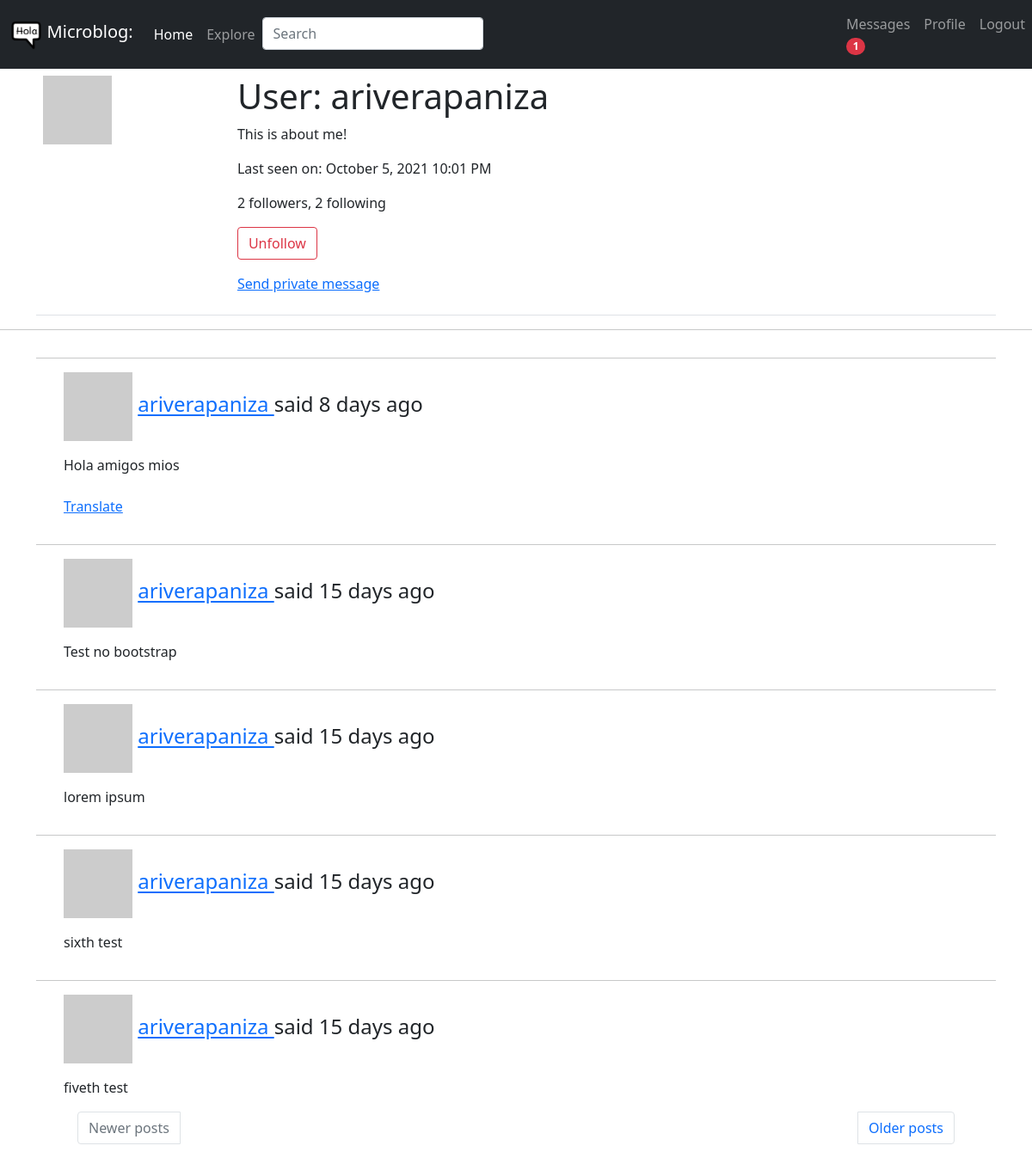
Before: /user/ariverapaniza (signed in) with the older database file.
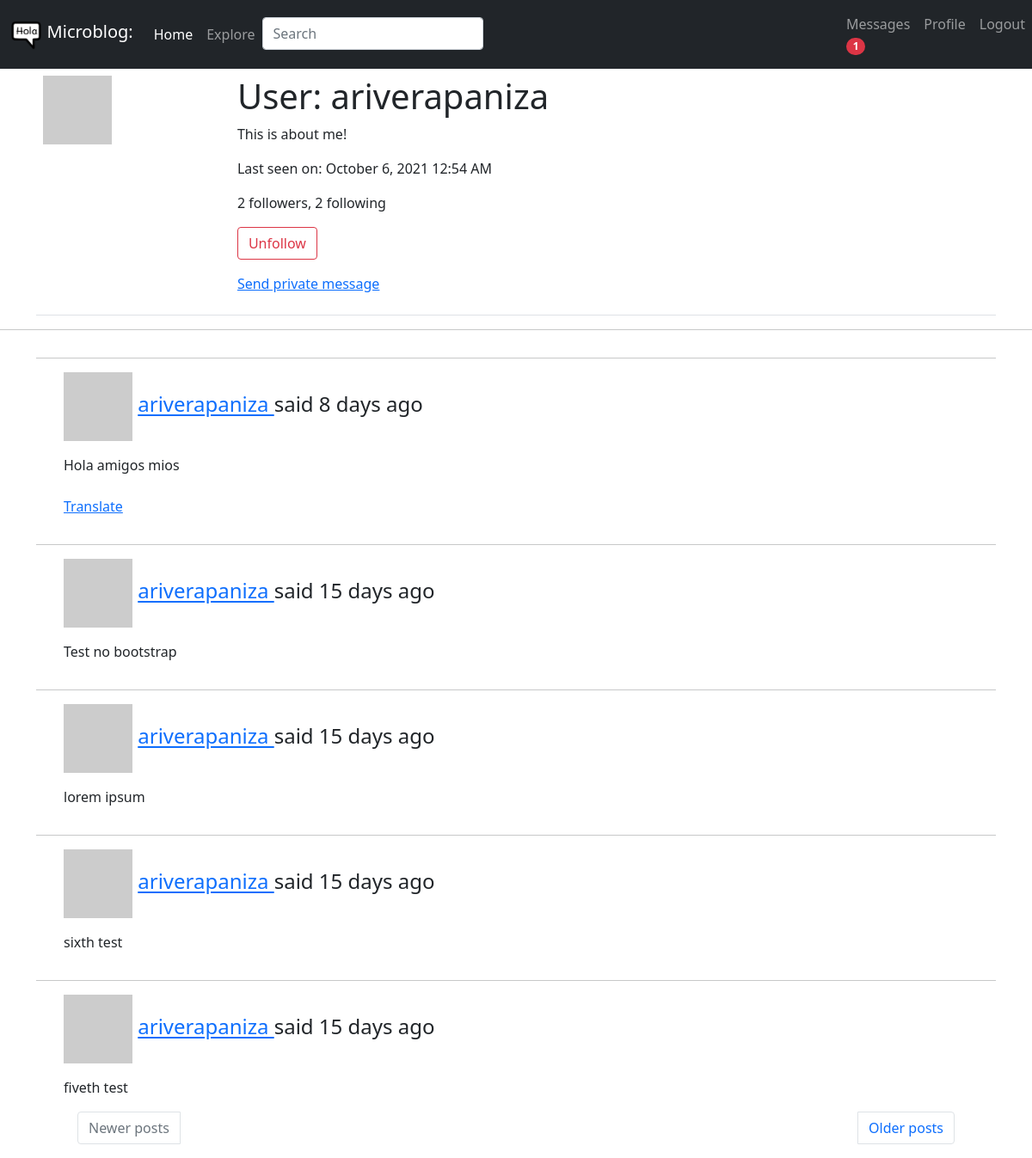
After: the same page with the newer database file.
### app/models.py (models this page shows, shortened)
class User(UserMixin, db.Model):
    id = db.Column(db.Integer, primary_key=True)
    username = db.Column(db.String(64), index=True, unique=True)
    email = db.Column(db.String(120), index=True, unique=True)
    password_hash = db.Column(db.String(128))
    posts = db.relationship('Post', backref='author', lazy='dynamic')
    about_me = db.Column(db.String(140))
    last_seen = db.Column(db.DateTime, default=datetime.utcnow)
    followed = db.relationship(
        'User', secondary=followers,
        primaryjoin=(followers.c.follower_id == id),
        secondaryjoin=(followers.c.followed_id == id),
        backref=db.backref('followers', lazy='dynamic'), lazy='dynamic')
    messages_sent = db.relationship('Message',
                                    foreign_keys='Message.sender_id',
                                    backref='author', lazy='dynamic')
    messages_received = db.relationship('Message',
                                        foreign_keys='Message.recipient_id',
                                        backref='recipient', lazy='dynamic')
    last_message_read_time = db.Column(db.DateTime)
    notifications = db.relationship('Notification', backref='user',
                                    lazy='dynamic')
    def avatar(self, size):
        digest = md5(self.email.lower().encode('utf-8')).hexdigest()
        return 'https://www.gravatar.com/avatar/{}?d=identicon&s={}'.format(
            digest, size)
    def is_following(self, user):
        return self.followed.filter(
            followers.c.followed_id == user.id).count() > 0
    def new_messages(self):
        last_read_time = self.last_message_read_time or datetime(1900, 1, 1)
        return Message.query.filter_by(recipient=self).filter(
            Message.timestamp > last_read_time).count()

class SearchableMixin(object):
    @classmethod
    def before_commit(cls, session):
        session._changes = {
            'add': list(session.new),
            'update': list(session.dirty),
            'delete': list(session.deleted)
        }
    @classmethod
    def after_commit(cls, session):
        for obj in session._changes['add']:
            if isinstance(obj, SearchableMixin):
                add_to_index(obj.__tablename__, obj)
        for obj in session._changes['update']:
            if isinstance(obj, SearchableMixin):
                add_to_index(obj.__tablename__, obj)
        for obj in session._changes['delete']:
            if isinstance(obj, SearchableMixin):
                remove_from_index(obj.__tablename__, obj)
        session._changes = None

class Post(SearchableMixin, db.Model):
    __searchable__ = ['body']
    id = db.Column(db.Integer, primary_key=True)
    body = db.Column(db.String(140))
    timestamp = db.Column(db.DateTime, index=True, default=datetime.utcnow)
    user_id = db.Column(db.Integer, db.ForeignKey('user.id'))
    language = db.Column(db.String(5))

### app/routes.py (the view)
@app.route('/user/<username>')
@login_required
def user(username):
    user = User.query.filter_by(username=username).first_or_404()
    page = request.args.get('page', 1, type=int)
    posts = user.posts.order_by(Post.timestamp.desc()).paginate(page, app.config['POSTS_PER_PAGE'], False)
    next_url = url_for('user', username=user.username, page=posts.next_num) \
        if posts.has_next else None
    prev_url = url_for('user', username=user.username, page=posts.prev_num) \
        if posts.has_prev else None
    form = EmptyForm()
    return render_template('user.html', user=user, posts=posts.items, next_url=next_url, prev_url=prev_url, form=form)

### app/forms.py
class SearchForm(FlaskForm):
    q = StringField(_l('Search'), validators=[DataRequired()])
    def __init__(self, *args, **kwargs):
        if 'formdata' not in kwargs:
            kwargs['formdata'] = request.args
        if 'csrf_enabled' not in kwargs:
            kwargs['csrf_enabled'] = False
        super(SearchForm, self).__init__(*args, **kwargs)

class EmptyForm(FlaskForm):
    submit = SubmitField('Submit')

### app/models.py (called while the page is built)
@login.user_loader
def load_user(id):
    return User.query.get(int(id))

### app/routes.py (called while the page is built)
@app.before_request
def before_request():
    if current_user.is_authenticated:
        current_user.last_seen = datetime.utcnow()
        db.session.commit()
        g.search_form = SearchForm()
    g.locale = str(get_locale())

### app/templates/user.html (shortened to what this page needs)
{% extends "base.html" %}
{% block content %}
    <div class="container">
    <table class="table table-hover">
        <tr valign="top">
            <td><img src="{{ user.avatar(200) }}"></td>
            <td>
                <h1>{{ _('User') }}: {{ user.username }}</h1>
                {% if user.about_me %}<p>{{ user.about_me }}</p>{% endif %}
                {% if user.last_seen %}<p>{{ _('Last seen on') }}: {{ moment(user.last_seen).format('LLL') }}</p>{% endif %}
                <p>{{ _('%(count)d followers', count=user.followers.count()) }}, {{ _('%(count)d following', count=user.followed.count()) }}</p>
                {% if user == current_user %}
                <p><a href="{{ url_for('edit_profile') }}">{{ _('Edit your profile') }}</a></p>
                {% else %}
                <p>
                    <form action="{{ url_for('unfollow', username=user.username) }}" method="post">
                        {{ form.submit(value=_('Unfollow'), class="btn btn-outline-danger") }}
                    </form>
                </p>
                {% endif %}
                {% if user != current_user %}
                <p>
                    <a href="{{ url_for('send_message',
                                        recipient=user.username) }}">
                        {{ _('Send private message') }}
                    </a>
                </p>
                {% endif %}
            </td>
        </tr>
    </table>
    </div>
    <hr>
    {% for post in posts %}
        {% include '_post.html' %}
    {% endfor %}
    <div class="container">
        <nav>
          <ul class="pagination justify-content-between">
            {% if prev_url %}
            <li class="page-item px-5">
              <a class="page-link" href="{{ prev_url }}">{{ _('Newer posts') }}</a>
            </li>
            {% else %}
            <li class="page-item px-5 disabled">
              <a class="page-link" href="{{ prev_url }}">{{ _('Newer posts') }}</a>
            </li>
            {% endif %}
            {% if next_url %}
            <li class="page-item px-5">
              <a class="page-link" href="{{ next_url }}">{{ _('Older posts') }}</a>
            </li>
            {% else %}
            <li class="page-item px-5 disabled">
              <a class="page-link" href="{{ next_url }}">{{ _('Older posts') }}</a>
            </li>
            {% endif %}
          </ul>
        </nav>
      </div>
  {% endblock %}

### app/templates/base.html (shortened to what this page needs)
<!DOCTYPE html>
<html lang="en">
  <head>
    <link
      href="https://cdn.jsdelivr.net/npm/bootstrap@5.1.1/dist/css/bootstrap.min.css"
      rel="stylesheet"
    />
    <link
      rel="stylesheet"
      href="https://cdnjs.cloudflare.com/ajax/libs/font-awesome/5.15.3/css/all.min.css"
    />
    <nav class="navbar navbar-expand-lg navbar-dark bg-dark">
      <div class="container-fluid">
        <a class="navbar-brand" href="{{ url_for('index') }}">
          <img
            src="{{ url_for('static', filename='holacuentame_logo_80px_black.png')}}"
            alt=""
            width="auto"
            height="36"
            class="d-inline-block align-text-top"
          />
          Microblog:</a
        >
        <div class="collapse navbar-collapse" id="navbar">
          <div class="navbar-nav">
            <ul class="navbar-nav me-auto mb-2 mb-lg-0">
              <li class="nav-item">
                <a
                  class="nav-link active"
                  aria-current="page"
                  href="{{ url_for('index') }}"
                  >{{ _('Home') }}</a
                >
              </li>
              <li class="nav-item">
                <a class="nav-link" href="{{ url_for('explore') }}"
                  >{{ _('Explore') }}</a
                >
              </li>
            </ul>
            {% if g.search_form %}
            <form
              class="navbar-form navbar-left"
              method="get"
              action="{{ url_for('search') }}"
            >
              <div class="form-group">
                {{ g.search_form.q(size=20, class='form-control',
                placeholder=g.search_form.q.label.text) }}
              </div>
            </form>
            {% endif %}
          </div>
        </div>
      </div>
      <ul class="navbar-nav justify-content-end">
        {% if current_user.is_anonymous %}
        <li class="nav-item">
          <a class="nav-link" href="{{ url_for('login') }}">{{ _('Login') }}</a>
        </li>
        {% else %}
        <li class="nav-item">
          <a class="nav-link" href="{{ url_for('messages') }}">
            {{ _('Messages') }}
            {% set new_messages = current_user.new_messages() %}
            <span id="message_count" class="badge rounded-pill bg-danger"
                  style="visibility: {% if new_messages %}visible
                                     {% else %}hidden {% endif %};">
                {{ new_messages }}
            </span>
        </a>
        </li>
        <li class="nav-item">
          <a
            class="nav-link"
            href="{{ url_for('user', username=current_user.username) }}"
            >{{ _('Profile') }}</a
          >
        </li>
        <li class="nav-item">
          <a class="nav-link" href="{{ url_for('logout') }}"
            >{{ _('Logout') }}</a
          >
        </li>
        {% endif %}
      </ul>
    </nav>
  </head>
  <body>
    {% block content %}{% endblock %}
  </body>
</html>

### app/templates/_post.html (shortened to what this page needs)
<div class="container">
    <div class="row table-hover">
        <div class="col-md-12">
            <div class="blog-comment">
                <hr/>
                <ul class="comments">
                    <div class="post-comments">
                        <h4>
                             {{ _('%(username)s said %(when)s', username=user_link, when=moment(post.timestamp).fromNow()) }} </h4> </p>
                        <span id="post{{ post.id }}">{{ post.body }}</span>
                        {% if post.language and post.language != g.locale %}
                        <br><br>
                        <span id="translation{{ post.id }}">
                            <a href="javascript:translate(
                                        '#post{{ post.id }}',
                                        '#translation{{ post.id }}',
                                        '{{ post.language }}',
                                        '{{ g.locale }}');">{{ _('Translate') }}</a>
                        </span>
                        {% endif %}
                    </div>
                </ul>
            </div>
        </div>
    </div>
</div>

Changed rows visible on the page:
changed User "ariverapaniza": last_seen "October 5, 2021 10:01 PM" → "October 6, 2021 12:54 AM"
